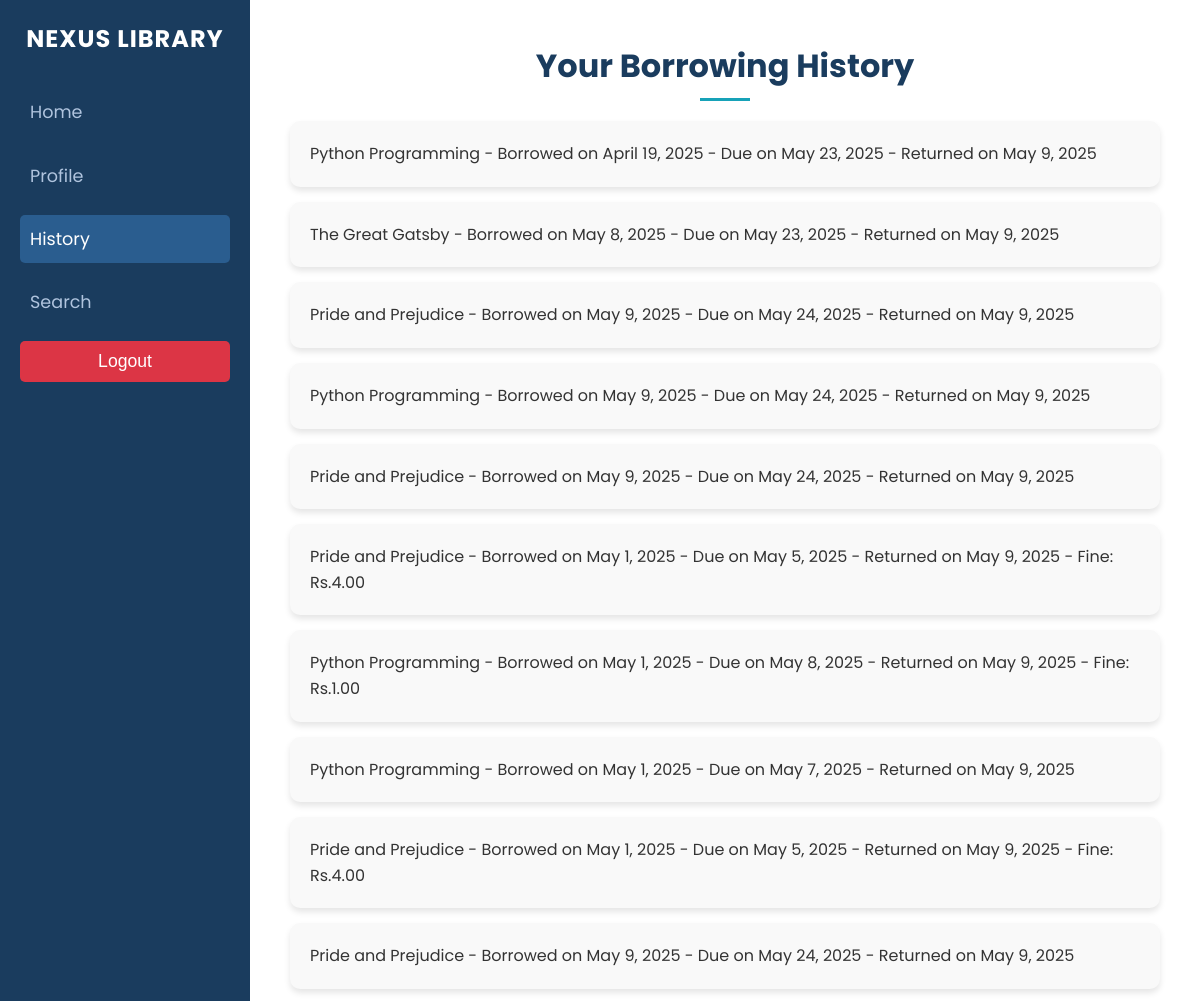
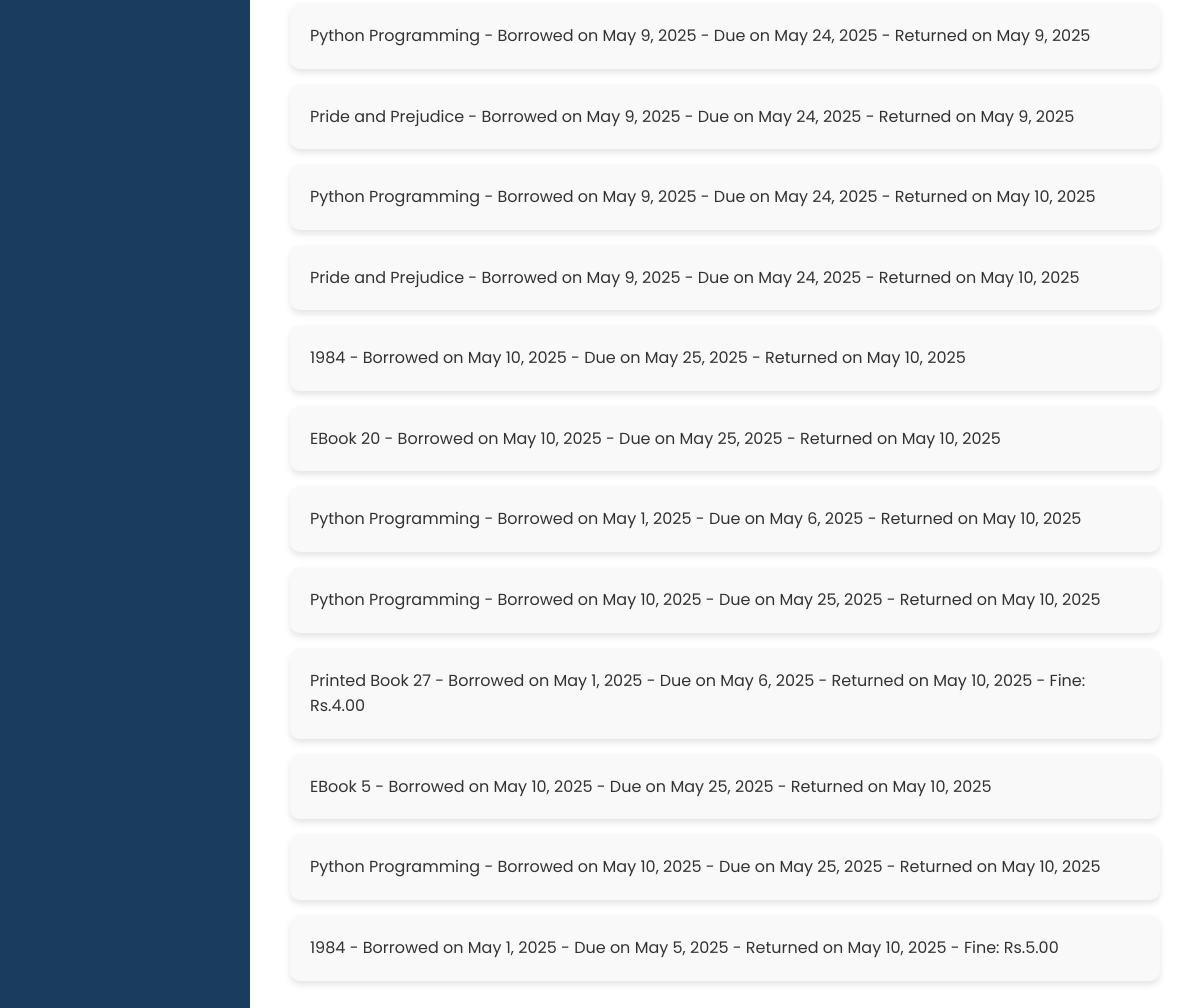
Page /history/ (signed in) on the committed database (2 pictures, top to bottom).
### library/models.py (models this page shows, shortened)
class BorrowingHistory(models.Model):
    user = models.ForeignKey(User, on_delete=models.CASCADE)
    content_type = models.ForeignKey(ContentType, on_delete=models.CASCADE)
    object_id = models.PositiveIntegerField()
    item = GenericForeignKey('content_type', 'object_id')
    borrow_date = models.DateField(default=date.today)
    due_date = models.DateField()
    return_date = models.DateField(null=True, blank=True)
    fine = models.DecimalField(max_digits=6, decimal_places=2, default=0.00)
    def get_item(self):
        if self.content_type and self.object_id:
            return self.content_type.get_object_for_this_type(id=self.object_id)
        return None

class LibraryItem(models.Model):
    title = models.CharField(max_length=255)
    author = models.CharField(max_length=255)
    genre = models.CharField(max_length=100)
    publication_date = models.DateField()
    class Meta:
        abstract = True

class EBook(LibraryItem):
    file_url = models.URLField()
    file_size = models.IntegerField()  # in MB

class Audiobook(LibraryItem):
    duration = models.DurationField()
    narrator = models.CharField(max_length=255)

class PrintedBook(LibraryItem):
    isbn = models.CharField(max_length=13)
    copies_available = models.IntegerField()

### library/views.py (the view)
# urls.py: path('history/', views.history, name='history'),
@login_required
def history(request):
    borrowing_history = BorrowingHistory.objects.filter(user=request.user)
    return render(request, 'library/history.html', {
        'borrowing_history': borrowing_history,
    })

### library/templates/library/history.html (shortened to what this page needs)
{% load static %}
{% load library_tags %}
<!DOCTYPE html>
<html lang="en">
<head>
    <link rel="stylesheet" href="{% static 'css/base.css' %}">
    <link rel="stylesheet" href="{% static 'css/history.css' %}">
</head>
<body>
    <div class="container">
        <nav class="sidebar">
            <div class="sidebar-header">
                <span class="logo">NEXUS LIBRARY</span>
            </div>
            <ul class="sidebar-menu">
                <li><a href="{% url 'home' %}">Home</a></li>
                <li><a href="{% url 'profile' %}">Profile</a></li>
                <li><a href="{% url 'history' %}" class="active">History</a></li>
                <li><a href="{% url 'search_items' %}">Search</a></li>
                <li>
                    <form action="{% url 'logout' %}" method="post" style="display:inline;">
                        <button type="submit" class="logout-btn">Logout</button>
                    </form>
                </li>
            </ul>
        </nav>
        <div class="main-content">
            <section class="history">
                <h2>Your Borrowing History</h2>
                <ul>
                    {% for borrowing in borrowing_history %}
                    <li>
                        {% with item=borrowing.get_item %}
                        {{ item.title }} - Borrowed on {{ borrowing.borrow_date }} - Due on {{ borrowing.due_date }}
                        {% if borrowing.return_date %}
                        - Returned on {{ borrowing.return_date }}
                        {% if borrowing.fine > 0 %}
                        - Fine: Rs.{{ borrowing.fine|floatformat:2 }}
                        {% endif %}
                        {% else %}
                        <form action="{% url 'return_item' item_type=item|get_item_type item_id=item.id %}"
                            method="post" style="display:inline;">
                            {% csrf_token %}
                            <button type="submit">Return</button>
                        </form>
                        {% endif %}
                        {% endwith %}
                    </li>
                    {% empty %}
                    <li>No borrowing history available.</li>
                    {% endfor %}
                </ul>
            </section>
        </div>
    </div>
</body>
</html>

### library/static/css/base.css (style rules this page uses)
* { margin: 0; padding: 0; box-sizing: border-box; }
body { font-family: 'Poppins', sans-serif; background-color: #f4f6f9; color: #333; line-height: 1.6; }
.container { display: flex; min-height: 100vh; }
.sidebar { width: 250px; background-color: #1a3c5e; color: #fff; padding: 20px; position: fixed; height: 100%; overflow-y: auto; }
.sidebar-header { text-align: center; margin-bottom: 30px; }
.logo { font-size: 1.5rem; font-weight: 700; color: #fff; text-transform: uppercase; letter-spacing: 1px; }
.sidebar-menu { list-style: none; }
.sidebar-menu li { margin-bottom: 15px; }
.sidebar-menu a { color: #b0c4de; text-decoration: none; font-size: 1.1rem; display: block; padding: 10px; border-radius: 5px; transition: background-color 0.3s ease; }
.sidebar-menu a:hover, .sidebar-menu a.active { background-color: #2a5d8f; color: #fff; }
.logout-btn { background-color: #dc3545; color: #fff; border: none; padding: 10px; width: 100%; border-radius: 5px; cursor: pointer; font-size: 1.1rem; transition: background-color 0.3s ease; }
.main-content { margin-left: 250px; padding: 40px; width: calc(100% - 250px); background-color: #fff; }

### library/static/css/history.css (style rules this page uses)
.history { max-width: 900px; margin: 0 auto; }
.history h2 { font-size: 2rem; color: #1a3c5e; margin-bottom: 30px; text-align: center; position: relative; }
.history h2::after { content: ''; width: 50px; height: 3px; background-color: #17a2b8; position: absolute; bottom: -10px; left: 50%; transform: translateX(-50%); }
.history ul { list-style: none; }
.history li { background-color: #f9f9f9; padding: 20px; margin-bottom: 15px; border-radius: 10px; box-shadow: 0 4px 6px rgba(0, 0, 0, 0.1); transition: transform 0.2s ease, box-shadow 0.2s ease; }

### rows in the picture
BorrowingHistory: get_item "Python Programming", borrow_date "April 19, 2025", due_date "May 23, 2025", return_date "May 9, 2025"
BorrowingHistory: get_item "The Great Gatsby", borrow_date "May 8, 2025", due_date "May 23, 2025", return_date "May 9, 2025"
BorrowingHistory: get_item "Pride and Prejudice", borrow_date "May 9, 2025", due_date "May 24, 2025", return_date "May 9, 2025"
BorrowingHistory: get_item "Python Programming", borrow_date "May 9, 2025", due_date "May 24, 2025", return_date "May 9, 2025"
BorrowingHistory: get_item "Pride and Prejudice", borrow_date "May 9, 2025", due_date "May 24, 2025", return_date "May 9, 2025"
BorrowingHistory: get_item "Pride and Prejudice", borrow_date "May 1, 2025", due_date "May 5, 2025", return_date "May 9, 2025", fine "4.00"
BorrowingHistory: get_item "Python Programming", borrow_date "May 1, 2025", due_date "May 8, 2025", return_date "May 9, 2025", fine "1.00"
BorrowingHistory: get_item "Python Programming", borrow_date "May 1, 2025", due_date "May 7, 2025", return_date "May 9, 2025"
BorrowingHistory: get_item "Pride and Prejudice", borrow_date "May 1, 2025", due_date "May 5, 2025", return_date "May 9, 2025", fine "4.00"
BorrowingHistory: get_item "Pride and Prejudice", borrow_date "May 9, 2025", due_date "May 24, 2025", return_date "May 9, 2025"
BorrowingHistory: get_item "Python Programming", borrow_date "May 9, 2025", due_date "May 24, 2025", return_date "May 9, 2025"
BorrowingHistory: get_item "Pride and Prejudice", borrow_date "May 9, 2025", due_date "May 24, 2025", return_date "May 9, 2025"
BorrowingHistory: get_item "Python Programming", borrow_date "May 9, 2025", due_date "May 24, 2025", return_date "May 10, 2025"
BorrowingHistory: get_item "Pride and Prejudice", borrow_date "May 9, 2025", due_date "May 24, 2025", return_date "May 10, 2025"
BorrowingHistory: get_item "1984", borrow_date "May 10, 2025", due_date "May 25, 2025", return_date "May 10, 2025"
BorrowingHistory: get_item "EBook 20", borrow_date "May 10, 2025", due_date "May 25, 2025", return_date "May 10, 2025"
BorrowingHistory: get_item "Python Programming", borrow_date "May 1, 2025", due_date "May 6, 2025", return_date "May 10, 2025"
BorrowingHistory: get_item "Python Programming", borrow_date "May 10, 2025", due_date "May 25, 2025", return_date "May 10, 2025"
BorrowingHistory: get_item "Printed Book 27", borrow_date "May 1, 2025", due_date "May 6, 2025", return_date "May 10, 2025", fine "4.00"
BorrowingHistory: get_item "EBook 5", borrow_date "May 10, 2025", due_date "May 25, 2025", return_date "May 10, 2025"
BorrowingHistory: get_item "Python Programming", borrow_date "May 10, 2025", due_date "May 25, 2025", return_date "May 10, 2025"
BorrowingHistory: get_item "1984", borrow_date "May 1, 2025", due_date "May 5, 2025", return_date "May 10, 2025", fine "5.00"
